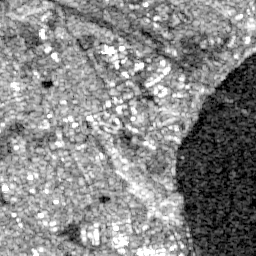
#> input picture ROIs1970_fall_s1_8_p585.png, 256 x 256 px
$ python main1.py
#> lines starting #> are read from the running program, lines starting #| are printed output that depends on the picture
import numpy as np
import matplotlib.pyplot as plt
import pyvista as pv
from matplotlib import cm
from matplotlib.colors import Normalize
from PIL import Image

# Step 1: Load the SAR image and DEM data
# Replace these paths with your actual file locations
sar_image_path = 'ROIs1970_fall_s1_8_p585.png'  # Grayscale SAR image

# Generate synthetic DEM data if DEM is unavailable
def generate_synthetic_dem(shape):
    x = np.linspace(0, 10, shape[1])  # X-axis
    y = np.linspace(0, 10, shape[0])  # Y-axis
    x, y = np.meshgrid(x, y)
    return np.sin(x) + np.cos(y)  # Example wavy terrain

try:
    # Load SAR image
    sar_image = np.array(Image.open(sar_image_path).convert("L"))  # Convert to grayscale
#> sar_image is the input picture: shape (256, 256); min 0, max 255, mean 135.5
    print(f"SAR image loaded with shape: {sar_image.shape}")
#| SAR image loaded with shape: (256, 256)

    # Synthetic DEM generation
    dem_data = generate_synthetic_dem(sar_image.shape)
    print(f"Generated synthetic DEM with shape: {dem_data.shape}")
#| Generated synthetic DEM with shape: (256, 256)

except FileNotFoundError as e:
    print(f"Error loading files: {e}")
    exit()

# Step 2: Normalize the SAR image for color mapping
sar_normalized = (sar_image - sar_image.min()) / (sar_image.max() - sar_image.min())

# Step 3: Apply a colormap to the SAR image
cmap = cm.viridis  # You can choose other colormaps like cm.plasma or cm.inferno
norm = Normalize(vmin=0, vmax=1)
colored_sar = cmap(norm(sar_normalized))  # RGB values from the colormap
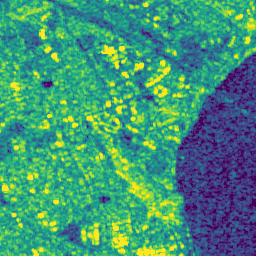
#> colored_sar: shape (256, 256, 4) float64; mean of channels 0, 1, 2, 3 0.261, 0.579, 0.467, 1; drawn as R, G, B

# Step 4: Create a PyVista Structured Grid for 3D visualization
x, y = np.meshgrid(np.arange(dem_data.shape[1]), np.arange(dem_data.shape[0]))
#> (the run stopped early here; a loop or call above may not have finished)

$ run again, with 44c4b85e-930a-48c0-b256-1f3ecdf5c244.jpg saved as ROIs1970_fall_s1_8_p585.png
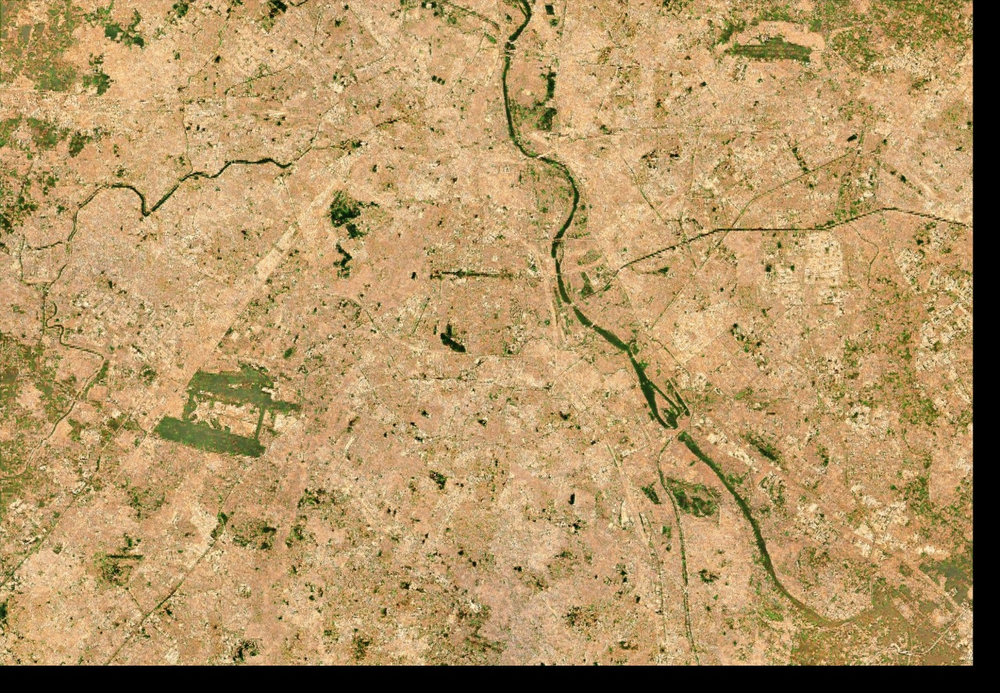
#> input picture 44c4b85e-930a-48c0-b256-1f3ecdf5c244.jpg, 1000 x 693 px, shrunk from 1280 x 887 before the run
#> `sar_image = np.array(Image.open(sar_image_path).convert("L"))`:
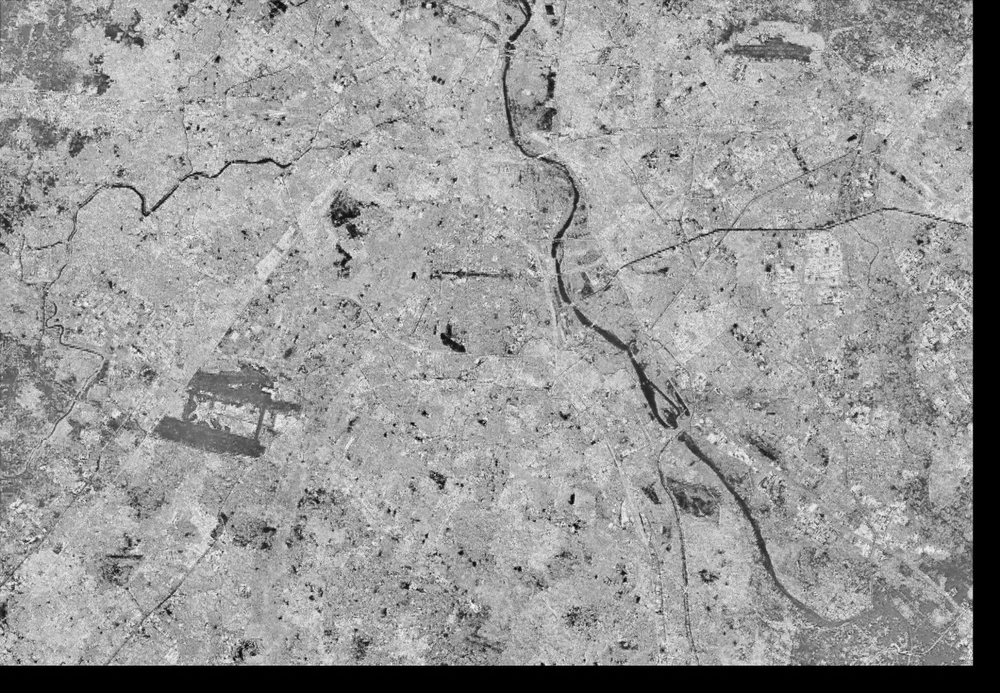
#> sar_image: shape (693, 1000); min 0, max 249, mean 152.3
#| SAR image loaded with shape: (693, 1000)
#| Generated synthetic DEM with shape: (693, 1000)
#> `colored_sar = cmap(norm(sar_normalized))`:
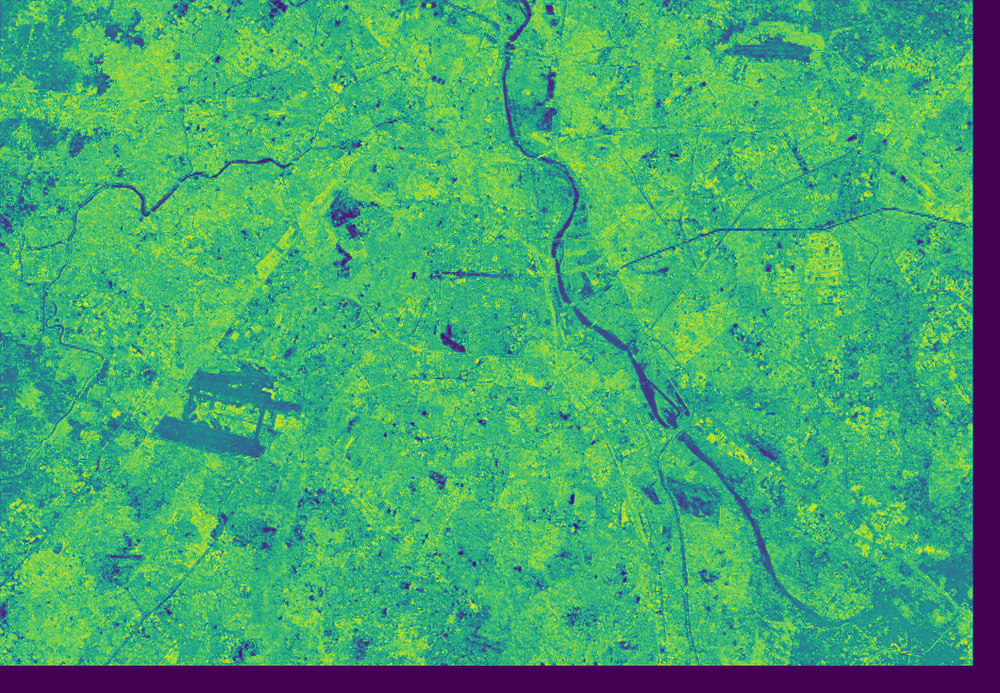
#> colored_sar: shape (693, 1000, 4) float64; mean of channels 0, 1, 2, 3 0.264, 0.656, 0.442, 1; drawn as R, G, B
